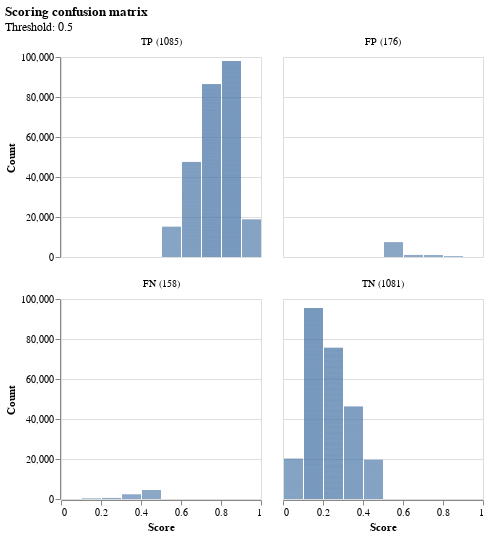

Notebook source saved alongside this figure:
### Markdown cell above
# Scoring Confusion Matrix

### Code cell
scoring_confusion_matrix(df_scores, "y_score", "y_true")

### Figure 1 — Vega-Lite specification as saved in the notebook (floating-point values rounded to 4 significant figures; data arrays with more than 128 entries replaced by an {"elided": "..."} marker saying what was removed)
{"config": {"view": {"continuousWidth": 400, "continuousHeight": 300}}, "data": {"name": "data-d4e86205eccbc7ce5b9d6fe7d94fd0f8"}, "mark": {"type": "bar", "tooltip": true}, "encoding": {"facet": {"type": "ordinal", "columns": 2, "field": "confusion_category", "sort": ["TP (1085)", "FP (176)", "FN (158)", "TN (1081)"], "title": null}, "x": {"type": "quantitative", "axis": {"format": "~", "title": "Score"}, "bin": "binned", "field": "binned_y_score"}, "x2": {"field": "binned_y_score_end"}, "y": {"type": "quantitative", "axis": {"title": "Count"}, "field": "y_count"}}, "height": 200, "title": {"text": "Scoring confusion matrix", "subtitle": "Threshold: 0.5"}, "transform": [{"bin": {"step": 0.1}, "field": "y_score", "as": "binned_y_score"}, {"joinaggregate": [{"op": "count", "as": "y_count"}], "groupby": ["binned_y_score", "binned_y_score_end", "confusion_category"]}], "usermeta": {"embedOptions": {"scaleFactor": 5, "downloadFileName": "scoring_confusion_matrix"}}, "width": 200, "$schema": "https://vega.github.io/schema/vega-lite/v4.8.1.json", "datasets": {"data-d4e86205eccbc7ce5b9d6fe7d94fd0f8": {"elided": "2500 records"}}}
